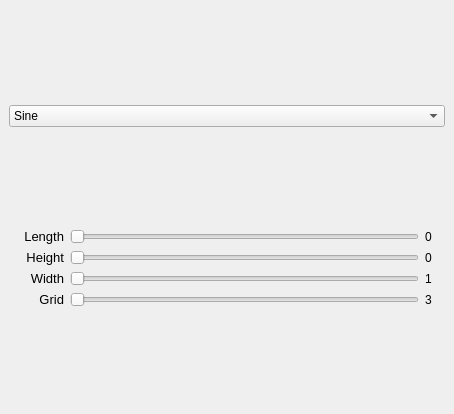
<?xml version="1.0" encoding="UTF-8"?>
<ui version="4.0">
 <class>sineWidgetWindow</class>
 <widget class="QMainWindow" name="sineWidgetWindow">
  <property name="geometry">
   <rect>
    <x>0</x>
    <y>0</y>
    <width>454</width>
    <height>414</height>
   </rect>
  </property>
  <property name="windowTitle">
   <string>MainWindow</string>
  </property>
  <widget class="QWidget" name="centralwidget">
   <layout class="QVBoxLayout" name="verticalLayout_2">
    <item>
     <widget class="QComboBox" name="func_cmb">
      <property name="sizePolicy">
       <sizepolicy hsizetype="Preferred" vsizetype="Fixed">
        <horstretch>0</horstretch>
        <verstretch>0</verstretch>
       </sizepolicy>
      </property>
      <property name="cursor">
       <cursorShape>ArrowCursor</cursorShape>
      </property>
      <property name="focusPolicy">
       <enum>Qt::WheelFocus</enum>
      </property>
      <property name="editable">
       <bool>false</bool>
      </property>
      <property name="sizeAdjustPolicy">
       <enum>QComboBox::AdjustToContents</enum>
      </property>
      <item>
       <property name="text">
        <string>Sine</string>
       </property>
      </item>
      <item>
       <property name="text">
        <string>Cosine</string>
       </property>
      </item>
      <item>
       <property name="text">
        <string>Tangent</string>
       </property>
      </item>
     </widget>
    </item>
    <item>
     <layout class="QGridLayout" name="gridLayout">
      <item row="1" column="1">
       <widget class="QSlider" name="hgt_sld">
        <property name="maximumSize">
         <size>
          <width>16777000</width>
          <height>16777215</height>
         </size>
        </property>
        <property name="orientation">
         <enum>Qt::Horizontal</enum>
        </property>
       </widget>
      </item>
      <item row="2" column="1">
       <widget class="QSlider" name="wdt_sld">
        <property name="maximumSize">
         <size>
          <width>16777000</width>
          <height>16777215</height>
         </size>
        </property>
        <property name="maximum">
         <number>25</number>
        </property>
        <property name="pageStep">
         <number>3</number>
        </property>
        <property name="orientation">
         <enum>Qt::Horizontal</enum>
        </property>
       </widget>
      </item>
      <item row="2" column="2">
       <widget class="QLabel" name="label_7">
        <property name="text">
         <string>1</string>
        </property>
       </widget>
      </item>
      <item row="3" column="2">
       <widget class="QLabel" name="label_8">
        <property name="text">
         <string>3</string>
        </property>
       </widget>
      </item>
      <item row="0" column="1">
       <widget class="QSlider" name="len_sld">
        <property name="maximumSize">
         <size>
          <width>16777000</width>
          <height>16777215</height>
         </size>
        </property>
        <property name="orientation">
         <enum>Qt::Horizontal</enum>
        </property>
       </widget>
      </item>
      <item row="3" column="1">
       <widget class="QSlider" name="grid_sld">
        <property name="maximumSize">
         <size>
          <width>16777000</width>
          <height>16777215</height>
         </size>
        </property>
        <property name="minimum">
         <number>5</number>
        </property>
        <property name="orientation">
         <enum>Qt::Horizontal</enum>
        </property>
       </widget>
      </item>
      <item row="0" column="0">
       <widget class="QLabel" name="label">
        <property name="font">
         <font>
          <pointsize>10</pointsize>
         </font>
        </property>
        <property name="layoutDirection">
         <enum>Qt::LeftToRight</enum>
        </property>
        <property name="text">
         <string>    Length</string>
        </property>
        <property name="alignment">
         <set>Qt::AlignRight|Qt::AlignTrailing|Qt::AlignVCenter</set>
        </property>
       </widget>
      </item>
      <item row="1" column="2">
       <widget class="QLabel" name="label_6">
        <property name="text">
         <string>0</string>
        </property>
       </widget>
      </item>
      <item row="0" column="2">
       <widget class="QLabel" name="label_5">
        <property name="text">
         <string>0    </string>
        </property>
       </widget>
      </item>
      <item row="3" column="0">
       <widget class="QLabel" name="label_4">
        <property name="font">
         <font>
          <pointsize>10</pointsize>
         </font>
        </property>
        <property name="text">
         <string>Grid</string>
        </property>
        <property name="alignment">
         <set>Qt::AlignRight|Qt::AlignTrailing|Qt::AlignVCenter</set>
        </property>
       </widget>
      </item>
      <item row="2" column="0">
       <widget class="QLabel" name="label_3">
        <property name="font">
         <font>
          <pointsize>10</pointsize>
         </font>
        </property>
        <property name="text">
         <string>Width</string>
        </property>
        <property name="alignment">
         <set>Qt::AlignRight|Qt::AlignTrailing|Qt::AlignVCenter</set>
        </property>
       </widget>
      </item>
      <item row="1" column="0">
       <widget class="QLabel" name="label_2">
        <property name="font">
         <font>
          <pointsize>10</pointsize>
         </font>
        </property>
        <property name="text">
         <string>Height</string>
        </property>
        <property name="alignment">
         <set>Qt::AlignRight|Qt::AlignTrailing|Qt::AlignVCenter</set>
        </property>
       </widget>
      </item>
     </layout>
    </item>
    <item>
     <layout class="QVBoxLayout" name="sine_ly"/>
    </item>
   </layout>
  </widget>
 </widget>
 <resources/>
 <connections>
  <connection>
   <sender>grid_sld</sender>
   <signal>valueChanged(int)</signal>
   <receiver>label_8</receiver>
   <slot>setNum(int)</slot>
   <hints>
    <hint type="sourcelabel">
     <x>449</x>
     <y>137</y>
    </hint>
    <hint type="destinationlabel">
     <x>620</x>
     <y>140</y>
    </hint>
   </hints>
  </connection>
  <connection>
   <sender>wdt_sld</sender>
   <signal>valueChanged(int)</signal>
   <receiver>label_7</receiver>
   <slot>setNum(int)</slot>
   <hints>
    <hint type="sourcelabel">
     <x>576</x>
     <y>100</y>
    </hint>
    <hint type="destinationlabel">
     <x>620</x>
     <y>104</y>
    </hint>
   </hints>
  </connection>
  <connection>
   <sender>hgt_sld</sender>
   <signal>valueChanged(int)</signal>
   <receiver>label_6</receiver>
   <slot>setNum(int)</slot>
   <hints>
    <hint type="sourcelabel">
     <x>456</x>
     <y>66</y>
    </hint>
    <hint type="destinationlabel">
     <x>625</x>
     <y>68</y>
    </hint>
   </hints>
  </connection>
  <connection>
   <sender>len_sld</sender>
   <signal>valueChanged(int)</signal>
   <receiver>label_5</receiver>
   <slot>setNum(int)</slot>
   <hints>
    <hint type="sourcelabel">
     <x>472</x>
     <y>30</y>
    </hint>
    <hint type="destinationlabel">
     <x>631</x>
     <y>32</y>
    </hint>
   </hints>
  </connection>
 </connections>
</ui>
